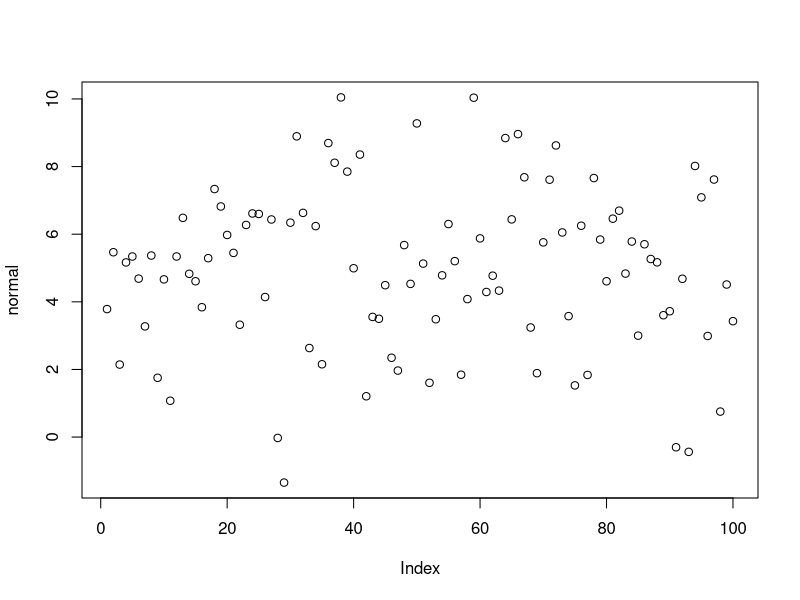
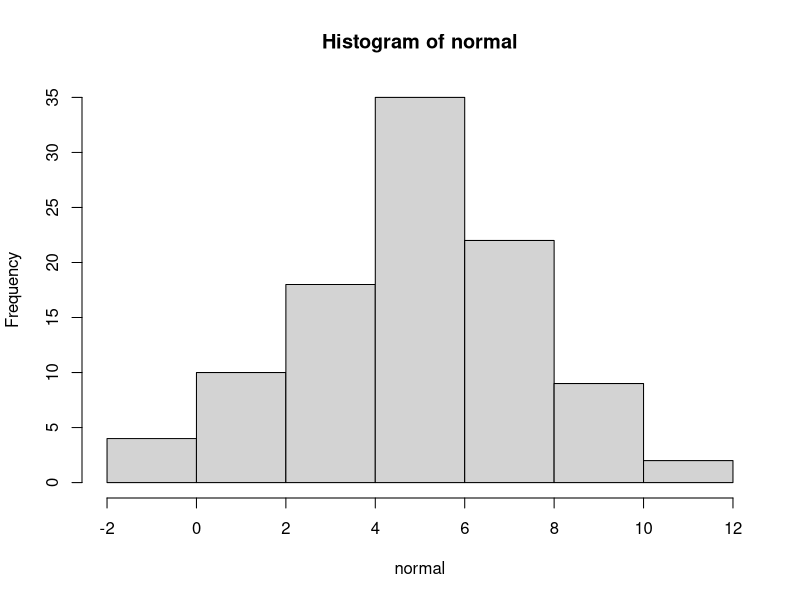
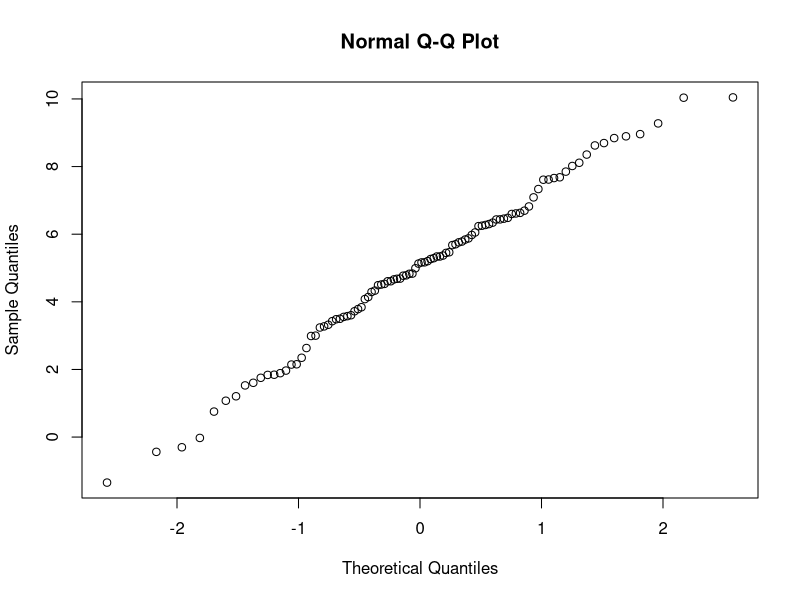
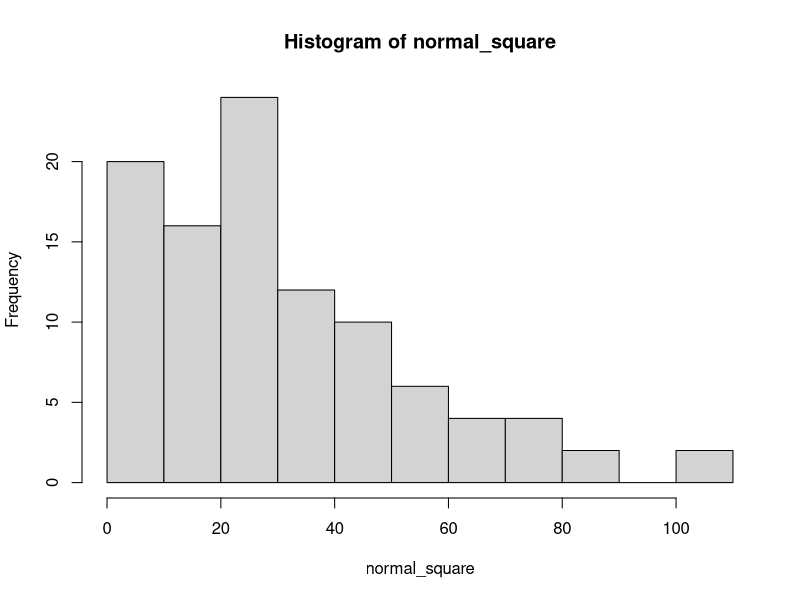
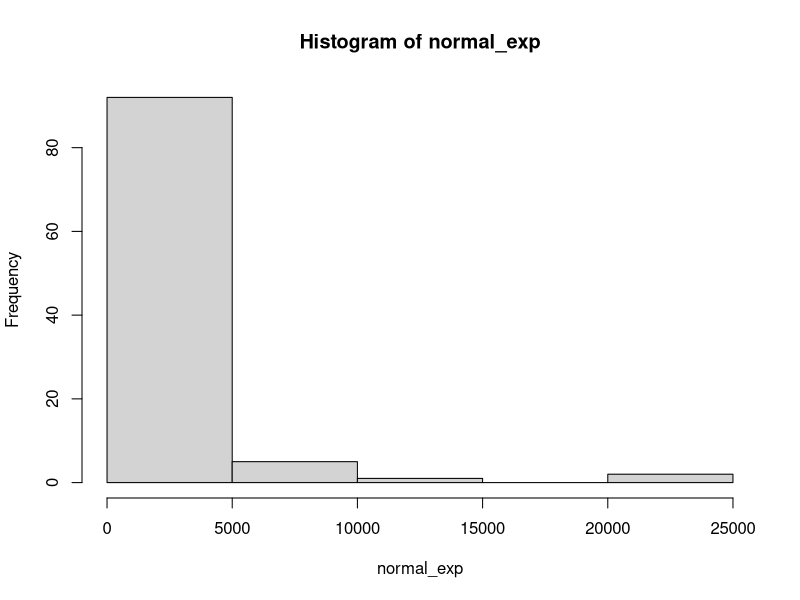
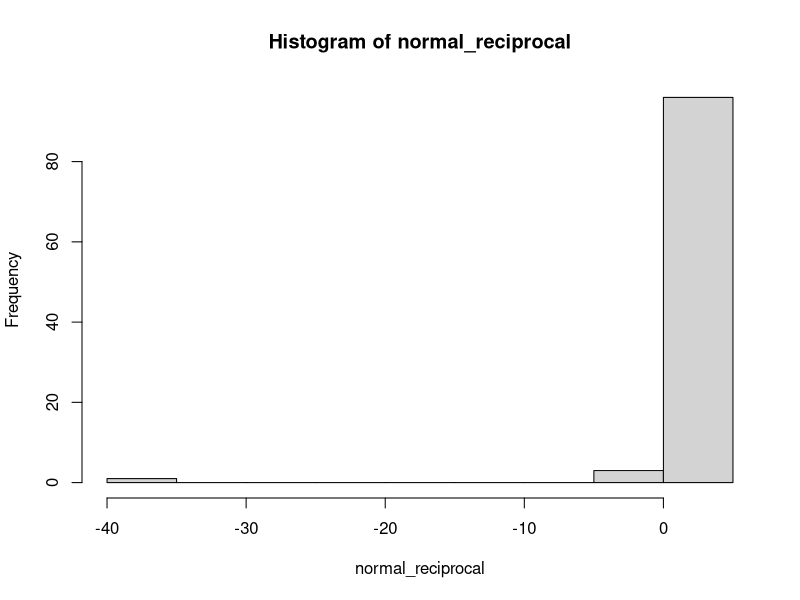
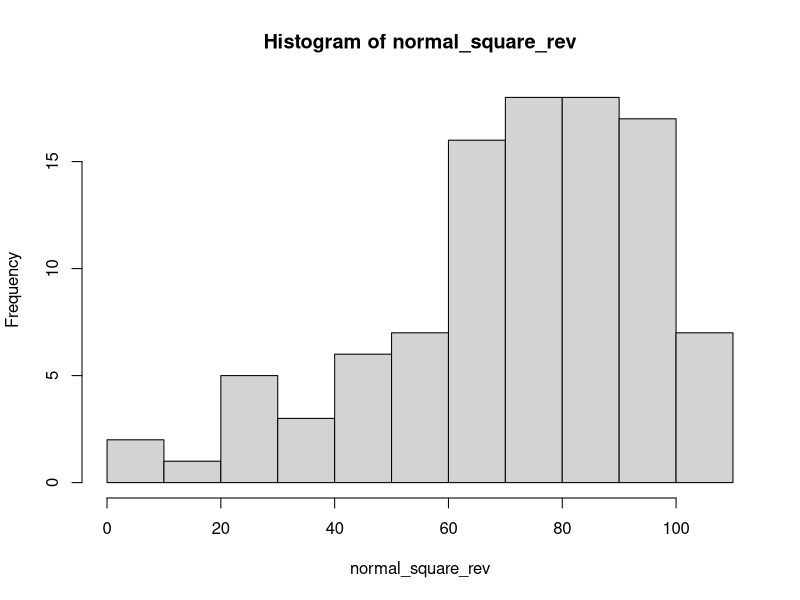
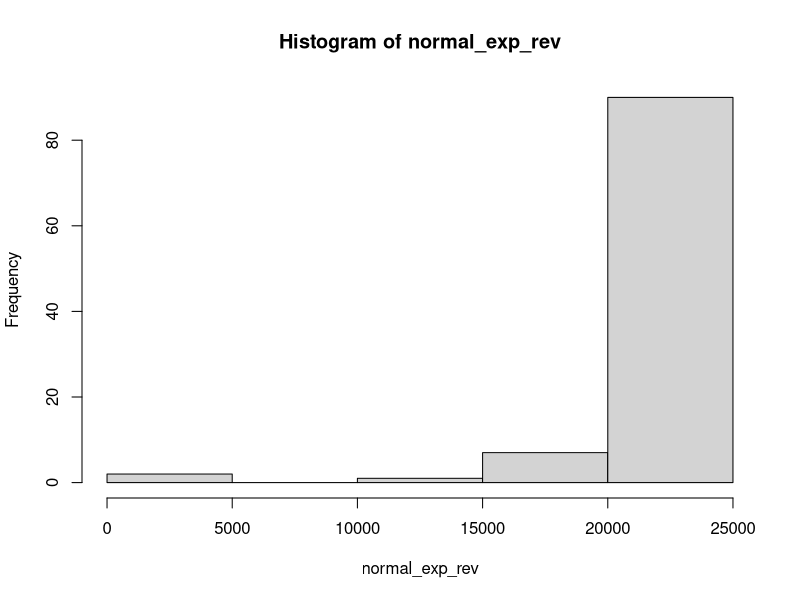

Reproduce these figures in R, in order.
## ---- chunk 1
knitr::opts_chunk$set(out.width = "80%")
## ---- chunk 2
# 生成正态分布数据
normal <- rnorm(100,mean = 5, sd = 2.5)
plot(normal)

# 从直方图可以看出数据符合正态分布
hist(normal)

# 从QQ plot也可以看出来
qqnorm(normal)
## ---- chunk 3
# 数据的平方根
normal_square <- normal ^ 2

# 现在的直方图
hist(normal_square)
## ---- chunk 4
# 数据的幂值
normal_exp <- exp(normal)

hist(normal_exp)
## ---- chunk 5
# 数据的幂值
normal_reciprocal <- 1/normal

hist(normal_reciprocal)
## ---- chunk 6
knitr::include_graphics("https://vnote-1251564393.cos.ap-chengdu.myqcloud.com/1586666475_20200412124107047_26263.png")
## ---- chunk 7
# 轻度负偏态
normal_square_rev <- max(normal_square)+1-normal_square
hist(normal_square_rev)
## ---- chunk 8
# 中度负偏态
normal_exp_rev <- max(normal_exp)+1-normal_exp
hist(normal_exp_rev)
## ---- chunk 9
# 重度负偏态
normal_reciprocal_rev <- max(normal_reciprocal) + 1 - normal_reciprocal
hist(normal_reciprocal_rev)
